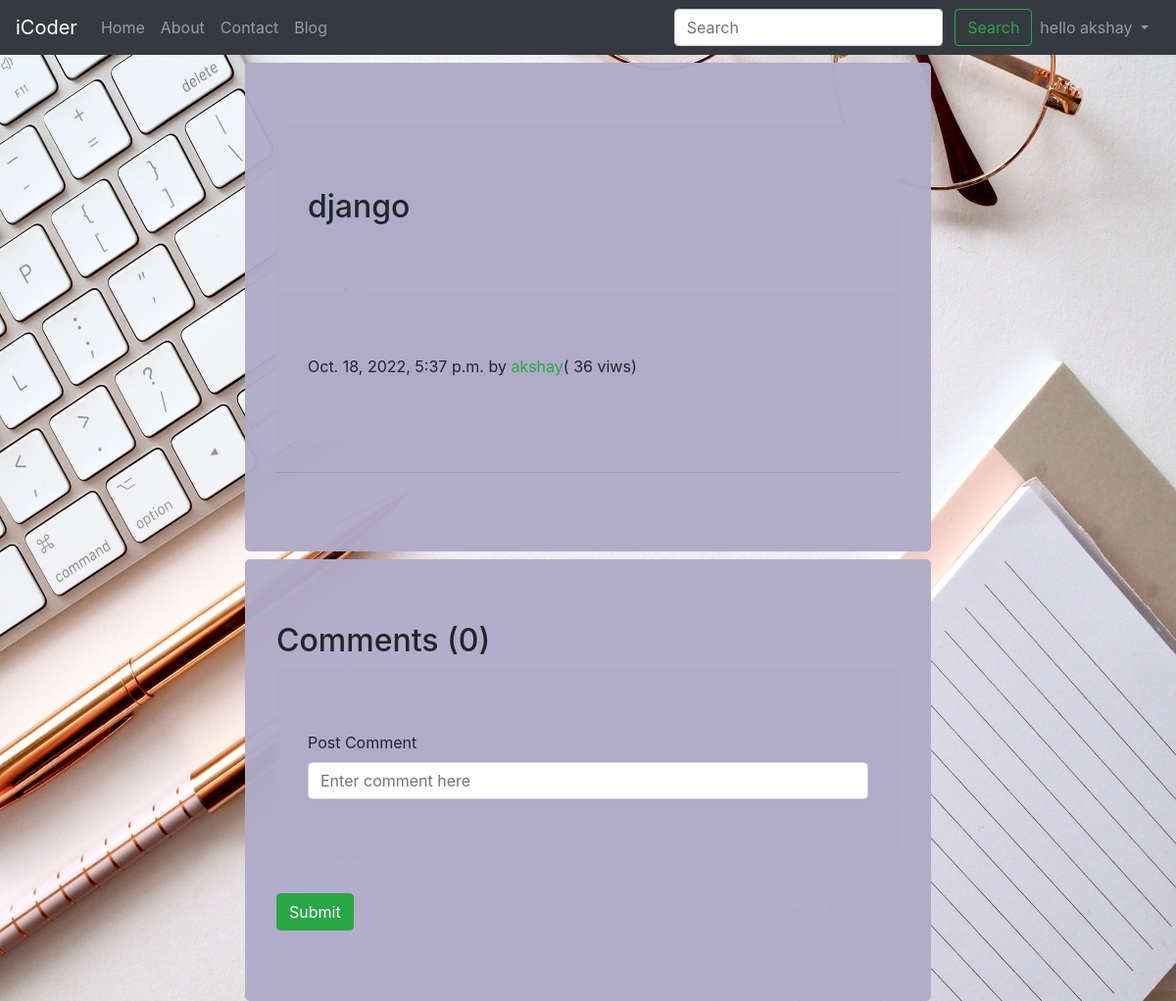
/blog/krish (signed in), run on the app's committed database.
### blog/models.py (models this page shows, shortened)
class Post(models.Model):
    sno = models.AutoField(primary_key=True)
    title = models.CharField(max_length=255)
    content = RichTextField(blank=True,null=True)
    author = models.CharField(max_length=100)
    slug = models.CharField(max_length=50)
    views = models.IntegerField(default=0)
    timeStamp = models.DateTimeField(default=now)

### blog/views.py (the view)
# urls.py: path('<str:slug>',views.blogPost, name='blogPost'),
def blogPost(request,slug):
    post = Post.objects.filter(slug=slug).first()
    post.views = post.views + 1
    post.save()
    comments = BlogComment.objects.filter(post=post, parent=None)
    replies = BlogComment.objects.filter(post=post).exclude(parent=None)
    replyDict = {}
    for reply in replies:
        if reply.parent.sno not in replyDict.keys():
            replyDict[reply.parent.sno]=[reply]
        else:
            replyDict[reply.parent.sno].append(reply)
    context = {'post':post,'comments':comments ,'user':request.user,'replyDict':replyDict}
    return render(request,'blog/blogPost.html',context)

### templates/blog/blogPost.html (shortened to what this page needs)
{% extends 'base.html' %}
{% block body %}
{% load humanize %}
{% load extras %}
<div class="jumbotron container my-2 col-md-7"style="background-color:#b0acc9f7" >
  <h2 class="jumbotron blog-post-title mb-1"style="background-color:#b0acc9f7" >{{post.title}}</h2>
  <p class="jumbotron blog-post-meta "style="background-color:#b0acc9f7" >{{post.timeStamp}} by <a class="text-success" href="/about">{{post.author}}</a>(<span> {{post.views}} viws</span>)</p>
  <hr>
</div>
<div class="jumbotron container my-0 col-md-7"style="background-color:#b0acc9f7" >
  <h2>Comments ({{comments.count}})</h2>
  <div class="my-2">
    {% if user.is_authenticated %}
    <form action="/blog/postComment" method="post">
      <div class="jumbotron form-group"style="background-color:#b0acc9f7" >
          <label for="exampleInputEmail1">Post Comment </label>
          <input type="text" class="form-control" name="comment" placeholder="Enter comment here">
      </div>
      <button type="submit" class="btn btn-success">Submit</button>
  </form>
    {% else %}
    <p>Plese login to post a comment</p>
    {% endif %}
  </div>
</div>
{% endblock body %}

### templates/base.html (shortened to what this page needs)
<!doctype html>
<html lang="en">
<head>
  <link rel="stylesheet" href="https://stackpath.bootstrapcdn.com/bootstrap/4.5.2/css/bootstrap.min.css"
>
</head>
<body>
  <nav class="navbar navbar-expand-lg navbar-dark bg-dark">
    <a class="navbar-brand" href="/">iCoder</a>
    <div class="collapse navbar-collapse" id="navbarSupportedContent">
      <ul class="navbar-nav mr-auto">
        <li class="nav-item {% block homeactive %} {% endblock homeactive %}">
          <a class="nav-link" href="/">Home <span class="sr-only">(current)</span></a>
        </li>
        <li class="nav-item {% block aboutactive %} {% endblock aboutactive %}">
          <a class="nav-link" href="/about">About</a>
        </li>
        <li class="nav-item {% block contactactive %} {% endblock contactactive %}">
          <a class="nav-link" href="/contact">Contact</a>
        </li>
        <li class="nav-item {% block blogactive %} {% endblock blogactive %}">
          <a class="nav-link" href="/blog">Blog</a>
        </li>
      </ul>
      <div class='ml-auto form-inline'>
      <form method='get' action='/search' class=" my-2 my-lg-0">
        <input class="form-control mr-sm-2" type="search" placeholder="Search" aria-label="Search" name="query"
          id="query">
        <button class="btn btn-outline-success my-2 my-sm-0" type="submit">Search</button>
      </form>
      {% if user.is_authenticated %}
      <ul class="navbar-nav mr-1 ">
        <li class="nav-item dropdown ">
          <a class="nav-link dropdown-toggle " href="#" id="navbarDropdown" role="button " data-toggle="dropdown" aria-haspopup="true" aria-expanded="false">
            hello {{request.user}}
          </a>
        </li>
      </ul>
        {% endif %}
      </div>
    </div>
  </nav>
  {% block body %} {% endblock body %}
</body>
</html>

### templates/base.html (style rules this page uses)
body { background-image: url("/static/img/blog3.jpg"); background-repeat: no-repeat; background-attachment: fixed; background-size: 100% 100%; }

### data on the page
Post: title "django", timeStamp "Oct. 18, 2022, 5:37 p.m.", author "akshay", views "36"

### other printed values
{{ request.user }} "akshay"
{{ comments.count }} "0"
